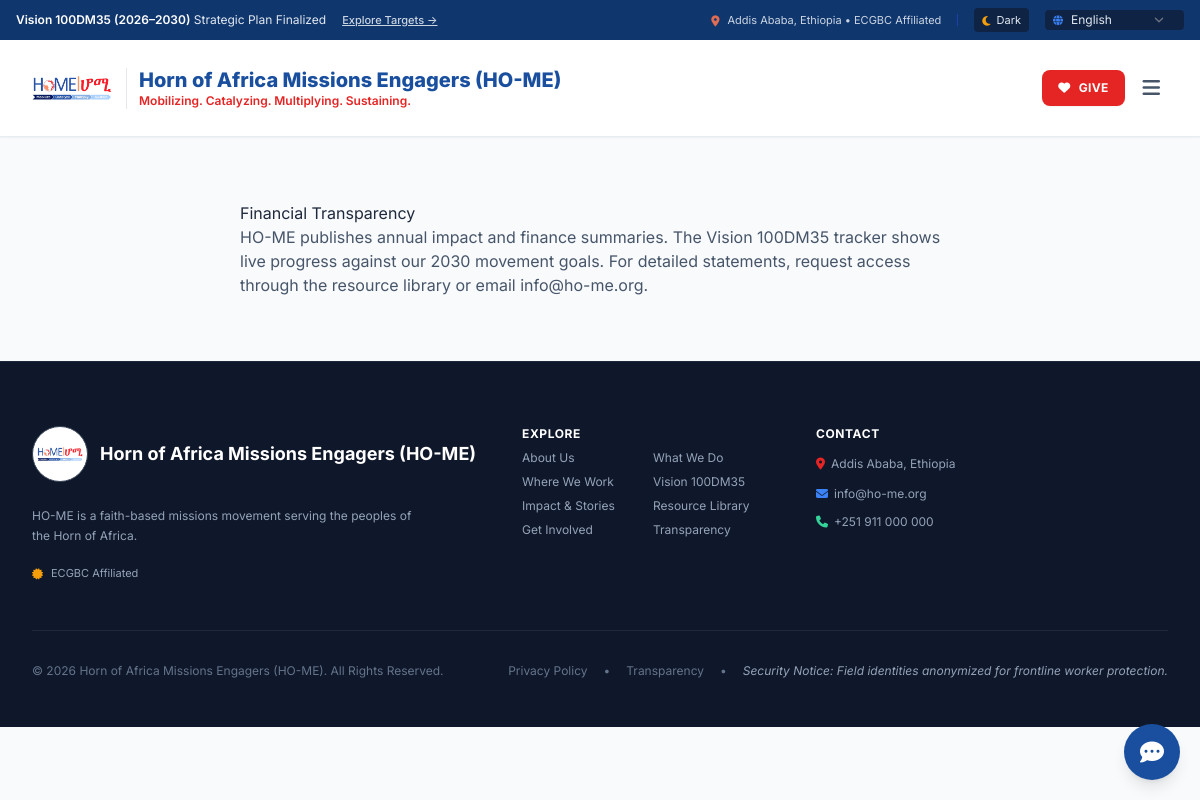
The page /transparency/ on the database its author committed.
### apps/core/models.py (models this page shows, shortened)
class SingletonModel(models.Model):
    class Meta:
        abstract = True
    @classmethod
    def load(cls):
        obj, created = cls.objects.get_or_create(pk=1)
        return obj

class SiteSetting(SingletonModel):
    site_name = models.CharField(max_length=120, default="Horn of Africa Missions Engagers (HO-ME)")
    site_tagline = models.CharField(max_length=200, blank=True, default="Mobilizing. Catalyzing. Multiplying. Sustaining.")
    logo = models.ImageField(upload_to="branding/", blank=True, null=True)
    favicon = models.ImageField(upload_to="branding/", blank=True, null=True)
    hero_variant = models.CharField(
        max_length=1,
        choices=(("A", "Option A (split panel)"), ("B", "Option B (full-bleed photo)")),
        default="A",
        help_text="Which hero layout the homepage should render.",
    )
    headline_a = models.CharField(
        max_length=250,
        blank=True,
        default="Reaching the Unreached of the Horn of Africa",
    )
    headline_b = models.CharField(
        max_length=250,
        blank=True,
        default="Every Unreached People Group. Every Generation. Every Nation.",
    )
    subheadline = models.TextField(
        blank=True,
        default=(
            "HO-ME mobilizes, catalyzes, multiplies and sustains gospel movements among the "
            "unreached peoples of the Horn of Africa."
        ),
    )
    hero_cta_text_1 = models.CharField(max_length=80, blank=True, default="Partner With Us")
    hero_cta_url_1 = models.CharField(max_length=200, blank=True, default="/get-involved/")
    hero_cta_text_2 = models.CharField(max_length=80, blank=True, default="Explore Our Work")
    hero_cta_url_2 = models.CharField(max_length=200, blank=True, default="/what-we-do/")
    counter_churches = models.PositiveIntegerField(default=23000, help_text="e.g. 23,000+ churches planted")
    counter_years = models.PositiveIntegerField(default=20, help_text="Years of ministry")
    counter_upgs = models.PositiveIntegerField(default=8, help_text="Unreached People Groups engaged")
    counter_hubs = models.PositiveIntegerField(default=10, help_text="Training hubs (8–12)")
    counter_network = models.PositiveIntegerField(default=4000, help_text="Networked churches")
    contact_email = models.EmailField(blank=True, default="info@ho-me.org")
    contact_phone = models.CharField(max_length=40, blank=True, default="+251 911 000 000")
    contact_address = models.TextField(blank=True, default="Addis Ababa, Ethiopia")
    contact_map_embed_url = models.URLField(blank=True, help_text="Optional Google Maps embed URL.")
    social_facebook = models.URLField(blank=True)
    social_x = models.URLField(blank=True)
    social_instagram = models.URLField(blank=True)
    social_youtube = models.URLField(blank=True)
    social_linkedin = models.URLField(blank=True)
    privacy_policy_url = models.CharField(max_length=200, blank=True, default="/privacy/")
    transparency_url = models.CharField(max_length=200, blank=True, default="/transparency/")
    footer_note = models.TextField(blank=True, default="HO-ME is a faith-based missions movement serving the peoples of the Horn of Africa.")
    updated_at = models.DateTimeField(auto_now=True)
    class Meta:
        verbose_name = "Site Settings (singleton)"

### apps/core/views.py (the view)
# urls.py: path("transparency/", core_views.transparency, name="transparency"),
def transparency(request):
    return render(request, "core/transparency.html", _ctx())

### apps/cms_content/translations.py (called while the page is built)
def is_translatable(model, field_name: str) -> bool:
    return _TRANSLATABLE_LOOKUP.get((model.__name__.lower(), field_name), False)

def _load(lang: str):
    if lang in _cache:
        return _cache[lang]
    data = {}
    for t in ContentTranslation.objects.filter(language=lang).select_related("content_type"):
        data.setdefault(t.content_type.model.lower(), {}).setdefault(t.object_id, {})[t.field_name] = t.text
    _cache[lang] = data
    return data

def resolve(obj, field_name: str, default=None):
    if obj is None:
        return default
    if not is_translatable(type(obj), field_name):
        return getattr(obj, field_name, default)
    overridden = _load(get_language() or "en")
    model_data = overridden.get(type(obj).__name__.lower(), {}).get(obj.pk)
    if model_data and field_name in model_data and str(model_data[field_name]).strip():
        return model_data[field_name]
    return getattr(obj, field_name, default)

### apps/core/context_processors.py (called while the page is built)
def site_settings(request):
    faq = [
        {
            "q": e.question,
            "a": e.answer,
            "kw": [k.strip() for k in e.keywords.split(",") if k.strip()],
        }
        for e in ChatbotEntry.objects.filter(is_active=True).order_by("order", "id")
    ]
    return {"site": SiteSetting.load(), "chatbot_faq": faq}

### apps/core/templatetags/home_tags.py (called while the page is built)
@register.filter
def tfield(obj, field):
    try:
        from apps.cms_content.translations import resolve
        return resolve(obj, field)
    except Exception:
        try:
            return getattr(obj, field)
        except Exception:
            return ""

### apps/core/views.py (called while the page is built)
def _ctx(**extra):
    ctx = {
        "site": SiteSetting.load(),
        "regions": RegionHub.objects.filter(is_active=True),
        "mcms_steps": McmsStep.objects.filter(is_active=True),
        "pillars": Pillar.objects.filter(is_active=True),
    }
    ctx.update(extra)
    return ctx

### apps/security/audit.py (called while the page is built)
def set_current_request(request):
    _request_ctx.request = request

### templates/core/transparency.html (shortened to what this page needs)
{% extends "base.html" %}
{% load i18n %}
{% block content %}
<article class="prose prose-dusk mx-auto max-w-3xl px-4 py-16 sm:px-6">
  <h1>{% trans "Financial Transparency" %}</h1>
  <p class="text-slate2-600"></p>
</article>
{% endblock %}

### templates/base.html (shortened to what this page needs)
{% load static %}{% load i18n %}{% load home_tags %}
<!DOCTYPE html>
<html lang="{{ LANGUAGE_CODE }}" class="scroll-smooth">
<head>
  <script src="https://cdn.tailwindcss.com?plugins=forms,container-queries"></script>
  <link rel="stylesheet" href="https://unpkg.com/aos@2.3.4/dist/aos.css">
  <link href="https://cdnjs.cloudflare.com/ajax/libs/font-awesome/6.4.0/css/all.min.css" rel="stylesheet">
</head>
<body class="bg-brand-surface font-sans text-slate-800 antialiased selection:bg-brand-red selection:text-white" x-data="{ scrolled:false, mobileOpen:false, ...themeState() }" @scroll.window="scrolled = window.scrollY > 10">
{% with current_url=request.resolver_match.url_name %}
<div class="sticky top-0 z-50 bg-brand-blueDark py-2 px-4 text-xs text-white">
  <div class="mx-auto flex max-w-7xl flex-col items-center justify-between gap-2 md:flex-row">
    <div class="flex items-center gap-3">
      <span class="text-slate-200">
        <strong class="font-semibold text-white">Vision 100DM35 (2026–2030)</strong> {% trans "Strategic Plan Finalized" %}
      </span>
      <a class="ml-1 text-[11px] font-medium text-slate-300 underline transition-colors hover:text-brand-gold"
         href="{% url 'vision' %}">{% trans "Explore Targets" %} →</a>
    </div>
    <div class="flex items-center gap-4 text-slate-300">
      <div class="hidden items-center gap-2 text-[11px] lg:flex">
        <i class="fa-solid fa-location-dot text-brand-terracotta"></i>
        <span>{{ site.contact_address }}{% if site.contact_address %} • {% endif %}{% trans "ECGBC Affiliated" %}</span>
      </div>
      <button x-data="themeToggle()" @click="toggle()" :aria-label="dark ? 'Switch to light theme' : 'Switch to dark theme'"
              class="flex items-center gap-1.5 rounded bg-slate-900/60 px-2 py-1 text-[11px] text-slate-200 transition hover:bg-slate-800/80">
        <i x-show="!dark" class="fa-solid fa-moon text-brand-gold"></i>
        <span x-text="dark ? '{% trans "Light" %}' : '{% trans "Dark" %}'"></span>
      </button>
      <div class="flex items-center gap-1 rounded bg-slate-900/60 px-2 py-0.5 text-[11px]">
        <i class="fa-solid fa-globe text-brand-blueLight text-[10px]"></i>
        <form action="{% url 'set_language' %}" method="post" class="inline">{% csrf_token %}
          <select name="language" aria-label="Language" onchange="this.form.submit()"
                  class="cursor-pointer border-0 bg-transparent py-0 pl-1 pr-4 text-xs text-slate-200 focus:ring-0">
            <option class="text-slate-900" value="en" {% if LANGUAGE_CODE == 'en' %}selected{% endif %}>English</option>
          </select>
        </form>
      </div>
    </div>
  </div>
</div>
<header class="sticky top-[33px] z-40 border-b border-slate-200/80 bg-white/95 shadow-sm backdrop-blur-md transition-all duration-200 dark:border-night-border dark:bg-night-900/95 dark:shadow-dark-soft">
  <div class="mx-auto max-w-7xl px-4 sm:px-6 lg:px-8">
    <div class="flex h-24 flex-nowrap items-center justify-between gap-8">
      <a aria-label="{{ site.site_name }}" class="group flex items-center gap-3.5 py-1" href="/">
        {% if site.logo %}
          <div class="relative h-20 w-20 shrink-0 transition-transform duration-300 group-hover:scale-105">
            <img src="{{ site.logo.url }}" alt="{{ site.site_name }}" class="h-full w-full object-contain">
          </div>
          <div class="hidden border-l pl-3 sm:block dark:border-night-border">
            <span class="block text-xl font-extrabold leading-tight text-brand-blue dark:text-night-blue">{{ site.site_name }}</span>
            <span class="block text-xs font-semibold text-brand-red dark:text-brand-terracotta">{{ site|tfield:"site_tagline" }}</span>
          </div>
        {% endif %}
      </a>
      <div class="ml-auto flex shrink-0 items-center gap-2.5">
        <a class="inline-flex items-center gap-2 rounded-lg bg-brand-red px-4 py-2.5 text-xs font-bold tracking-wide text-white shadow-sm transition-all duration-200 hover:bg-brand-redDark hover:shadow-md"
           href="{% url 'get-involved' %}">
          <i class="fa-solid fa-heart"></i>
          <span>{% trans "GIVE" %}</span>
        </a>
        <button @click="mobileOpen = !mobileOpen"
          class="p-2 text-slate-600 transition-colors hover:text-brand-blue focus:outline-none xl:hidden dark:text-night-300 dark:hover:text-night-blue"
          :aria-expanded="mobileOpen.toString()" aria-controls="mobile-menu"
          :aria-label="mobileOpen ? 'Close menu' : 'Open menu'">
          <i x-show="!mobileOpen" class="fa-solid fa-bars text-xl"></i>
        </button>
      </div>
    </div>
  </div>
</header>
{% endwith %}
<main>
  {% block content %}{% endblock %}
</main>
<footer class="border-t border-slate-800 bg-slate-900 pb-12 pt-16 text-slate-300 dark:border-night-border dark:bg-night-950 dark:text-night-300">
  <div class="mx-auto max-w-7xl px-4 sm:px-6 lg:px-8">
    <div class="grid grid-cols-1 gap-10 border-b border-slate-800 pb-12 md:grid-cols-2 lg:grid-cols-12 dark:border-night-border">
      <div class="space-y-4 lg:col-span-5">
        <div class="flex items-center gap-3">
          {% if site.logo %}
            <img src="{{ site.logo.url }}" alt="{{ site.site_name }}" class="h-14 w-14 rounded-full border border-slate-700 bg-white object-contain p-1">
          {% else %}
            <div class="grid h-14 w-14 place-items-center rounded-full bg-brand-blue font-extrabold text-white">H</div>
          {% endif %}
          <span class="text-lg font-bold text-white">{{ site.site_name }}</span>
        </div>
        <p class="max-w-sm pt-2 text-xs leading-relaxed text-slate-400 dark:text-night-400">{{ site|tfield:"footer_note" }}</p>
        <div class="flex items-center gap-2 pt-1 text-[11px] text-slate-400 dark:text-night-400">
          <i class="fa-solid fa-certificate text-brand-gold dark:text-night-gold"></i>
          <span>{% trans "ECGBC Affiliated" %}</span>
        </div>
      </div>
      <div class="lg:col-span-3">
        <h4 class="text-xs font-bold uppercase tracking-wider text-white dark:text-night-blue">{% trans "Explore" %}</h4>
        <ul class="grid grid-cols-2 gap-2 pt-2 text-xs text-slate-400 dark:text-night-400">
          <li><a class="transition hover:text-brand-gold dark:hover:text-night-gold" href="{% url 'about' %}">{% trans "About Us" %}</a></li>
          <li><a class="transition hover:text-brand-gold dark:hover:text-night-gold" href="{% url 'what-we-do' %}">{% trans "What We Do" %}</a></li>
          <li><a class="transition hover:text-brand-gold dark:hover:text-night-gold" href="{% url 'where-we-work' %}">{% trans "Where We Work" %}</a></li>
          <li><a class="transition hover:text-brand-gold dark:hover:text-night-gold" href="{% url 'vision' %}">Vision 100DM35</a></li>
          <li><a class="transition hover:text-brand-gold dark:hover:text-night-gold" href="{% url 'impact' %}">{% trans "Impact &amp; Stories" %}</a></li>
          <li><a class="transition hover:text-brand-gold dark:hover:text-night-gold" href="{% url 'library' %}">{% trans "Resource Library" %}</a></li>
          <li><a class="transition hover:text-brand-gold dark:hover:text-night-gold" href="{% url 'get-involved' %}">{% trans "Get Involved" %}</a></li>
          <li><a class="transition hover:text-brand-gold dark:hover:text-night-gold" href="{% url 'transparency' %}">{% trans "Transparency" %}</a></li>
        </ul>
      </div>
      <div class="space-y-3 lg:col-span-4">
        <h4 class="text-xs font-bold uppercase tracking-wider text-white dark:text-night-blue">{% trans "Contact" %}</h4>
        <p class="text-xs leading-relaxed text-slate-400 dark:text-night-400"><i class="fa-solid fa-location-dot mr-1.5 text-brand-red dark:text-brand-terracotta"></i>{{ site.contact_address }}</p>
        <p class="text-xs text-slate-400 dark:text-night-400"><i class="fa-solid fa-envelope mr-1.5 text-brand-blueLight dark:text-night-blue"></i>{{ site.contact_email }}</p>
        <p class="text-xs text-slate-400 dark:text-night-400"><i class="fa-solid fa-phone mr-1.5 text-emerald-400"></i>{{ site.contact_phone }}</p>
        <div class="flex gap-2 pt-2">
        </div>
      </div>
    </div>
    <div class="flex flex-col items-center justify-between gap-4 pt-8 text-xs text-slate-500 md:flex-row dark:text-night-500">
      <div>© {% now "Y" %} {{ site.site_name }}. {% trans "All Rights Reserved." %}</div>
      <div class="flex flex-wrap items-center gap-4">
        <a class="hover:text-slate-300 dark:hover:text-night-300" href="{{ site.privacy_policy_url }}">{% trans "Privacy Policy" %}</a>
        <span>•</span>
        <a class="hover:text-slate-300 dark:hover:text-night-300" href="{{ site.transparency_url }}">{% trans "Transparency" %}</a>
        <span>•</span>
        <span class="italic text-slate-400 dark:text-night-400">{% trans "Security Notice: Field identities anonymized for frontline worker protection." %}</span>
      </div>
    </div>
  </div>
</footer>
<div x-data="chatWidget()"
     class="fixed bottom-5 right-5 z-50 font-sans"
     :aria-open="open.toString()">
  <button @click="open = !open" x-show="!open"
          class="flex h-14 w-14 items-center justify-center rounded-full bg-brand-blue text-white shadow-lg transition-all duration-200 hover:scale-110 hover:bg-brand-blueDark dark:bg-blue-600 dark:hover:bg-blue-700"
          :aria-label="'{% trans "Open chat helper" %}'">
    <i class="fa-solid fa-comment-dots text-2xl"></i>
  </button>
</div>
</body>
</html>

### templates/base.html (style rules this page uses)
:root { --brand-blue:#194F9E; --brand-blueDark:#10366E; --accent-500:#E52424; --accent-600:#C81E1E; --gold:#F59E0B; --terracotta:#E06D53; --line:#E2E8F0; --ink:#1E293B; }
body,header,footer,.card,.btn { transition:background-color .25s ease,color .25s ease,border-color .25s ease }

### rows shown on the page
SiteSetting: contact_address "Addis Ababa, Ethiopia", logo (picture), site_name "Horn of Africa Missions Engagers (HO-ME)", id+site_tagline "Mobilizing. Catalyzing. Multiplying. Sustaining.", id+footer_note "HO-ME is a faith-based missions movement serving the peoples of the Horn of Africa.", contact_email "info@ho-me.org", contact_phone "+251 911 000 000"
